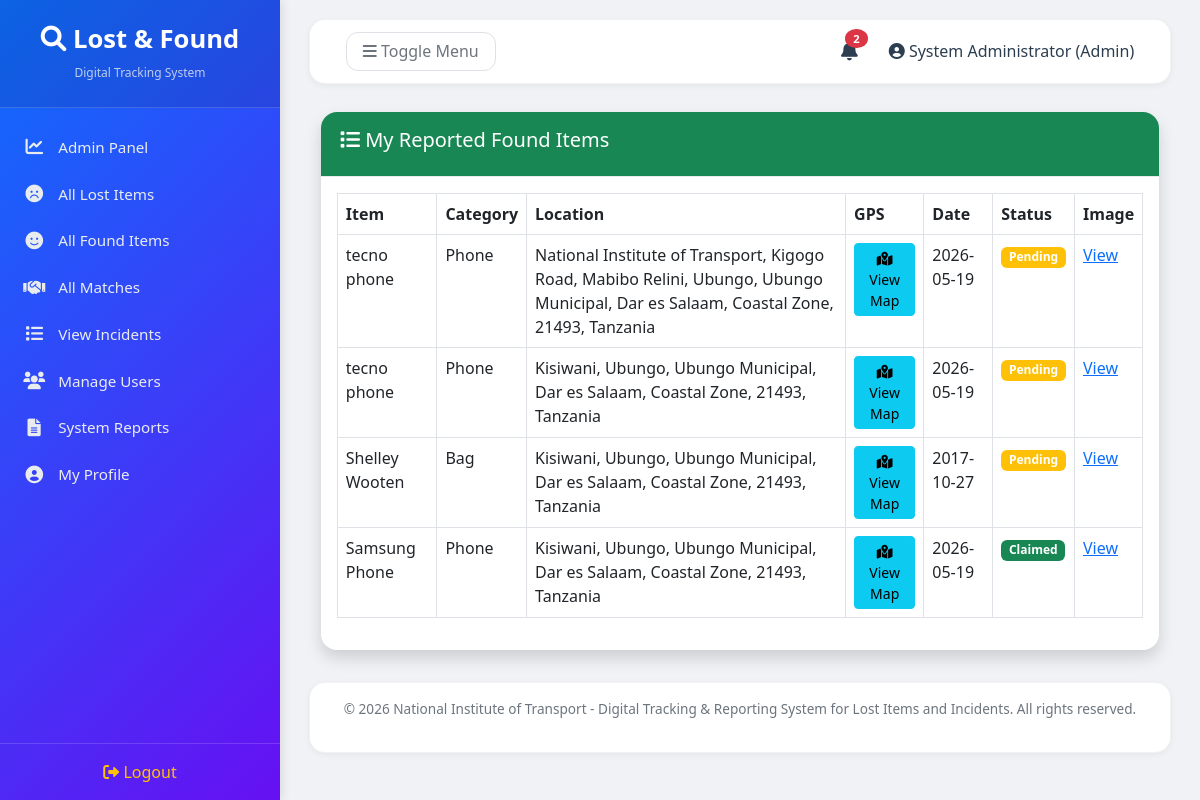
The page /index.php?page=found_items/list (signed in) on the database its author committed.
### tables this page shows
CREATE TABLE `found_items` (
  `id` int(11) NOT NULL,
  `user_id` int(11) NOT NULL,
  `item_name` varchar(100) NOT NULL,
  `description` text DEFAULT NULL,
  `category` varchar(50) DEFAULT NULL,
  `found_location` varchar(200) NOT NULL,
  `gps_latitude` decimal(10,8) DEFAULT NULL,
  `gps_longitude` decimal(11,8) DEFAULT NULL,
  `found_date` date NOT NULL,
  `image_path` varchar(255) DEFAULT NULL,
  `status` enum('pending','claimed','resolved') DEFAULT 'pending',
  `created_at` timestamp NOT NULL DEFAULT current_timestamp()
);

### models/FoundItem.php (called while the page is built, shortened)
<?php
class FoundItem {
    private $pdo;
    public function __construct($pdo) {
        $this->pdo = $pdo;
    }
    public function getByUser($userId) {
        $stmt = $this->pdo->prepare("SELECT * FROM found_items WHERE user_id = ? ORDER BY created_at DESC");
        $stmt->execute([$userId]);
        return $stmt->fetchAll();
    }
}
?>

### views/found_items/list.php (the view, shortened to what this page needs)
<?php
require_once __DIR__ . '/../layouts/header.php';
require_once __DIR__ . '/../../models/FoundItem.php';
$foundModel = new FoundItem($pdo);
$items = $foundModel->getByUser($_SESSION['user_id']);
?>
<div class="container-fluid">
    <div class="card shadow">
        <div class="card-header bg-success text-white">
            <h5><i class="fas fa-list"></i> My Reported Found Items</h5>
        </div>
        <div class="card-body">
            <?php if (count($items) === 0): ?>
                <div class="alert alert-info">You haven't reported any found items yet.</div>
            <?php else: ?>
                <div class="table-responsive">
                    <table class="table table-bordered">
                        <thead>
                            <tr><th>Item</th><th>Category</th><th>Location</th><th>GPS</th><th>Date</th><th>Status</th><th>Image</th></tr>
                        </thead>
                        <tbody>
                            <?php foreach ($items as $item): ?>
                                <tr>
                                    <td><?= htmlspecialchars($item['item_name']) ?></td>
                                    <td><?= htmlspecialchars($item['category']) ?></td>
                                    <td><?= htmlspecialchars($item['found_location']) ?></td>
                                    <td>
                                        <?php if ($item['gps_latitude'] && $item['gps_longitude']): ?>
                                            <a class="btn btn-sm btn-info" href="<?= BASE_URL ?>index.php?page=found_items/map&id=<?= $item['id'] ?>">
                                                <i class="fas fa-map-marked-alt"></i> View Map
                                            </a>
                                        <?php else: ?>—<?php endif; ?>
                                    </td>
                                    <td><?= $item['found_date'] ?></td>
                                    <td>
                                        <span class="badge bg-<?= $item['status'] == 'pending' ? 'warning' : 'success' ?>">
                                            <?= ucfirst($item['status']) ?>
                                        </span>
                                    </td>
                                    <td>
                                        <?php if ($item['image_path']): ?>
                                            <a href="<?= BASE_URL . $item['image_path'] ?>" target="_blank">View</a>
                                        <?php else: ?>—<?php endif; ?>
                                    </td>
                                </tr>
                            <?php endforeach; ?>
                        </tbody>
                    </table>
                </div>
            <?php endif; ?>
        </div>
    </div>
</div>
<?php require_once __DIR__ . '/../layouts/footer.php'; ?>

### views/layouts/header.php (style rules this page uses)
* { margin: 0; padding: 0; box-sizing: border-box; }
body { background: #f0f2f5; font-family: 'Segoe UI', Tahoma, Geneva, Verdana, sans-serif; }
.page-content .card { border-radius: 16px; border: none; box-shadow: 0 2px 8px rgba(0, 0, 0, 0.05); margin-bottom: 1.5rem; }
.page-content .card-header { background: white; border-bottom: 1px solid #e9ecef; font-weight: 600; padding: 1rem 1.2rem; border-radius: 16px 16px 0 0; }

### rows shown on the page
found_items: item_name "tecno phone", category "Phone", found_location "National Institute of Transport, Kigogo Road, Mabibo Relini, Ubungo, Ubungo Municipal, Dar es Salaam, Coastal Zone, 21493, Tanzania", found_date "2026-05-19", status "Pending"
found_items: item_name "tecno phone", category "Phone", found_location "Kisiwani, Ubungo, Ubungo Municipal, Dar es Salaam, Coastal Zone, 21493, Tanzania", found_date "2026-05-19", status "Pending"
found_items: item_name "Shelley Wooten", category "Bag", found_location "Kisiwani, Ubungo, Ubungo Municipal, Dar es Salaam, Coastal Zone, 21493, Tanzania", found_date "2017-10-27", status "Pending"
found_items: item_name "Samsung Phone", category "Phone", found_location "Kisiwani, Ubungo, Ubungo Municipal, Dar es Salaam, Coastal Zone, 21493, Tanzania", found_date "2026-05-19", status "Claimed"

### other values the page prints
$unreadCount "2"
$userName "System Administrator"
$userRole "Admin"
